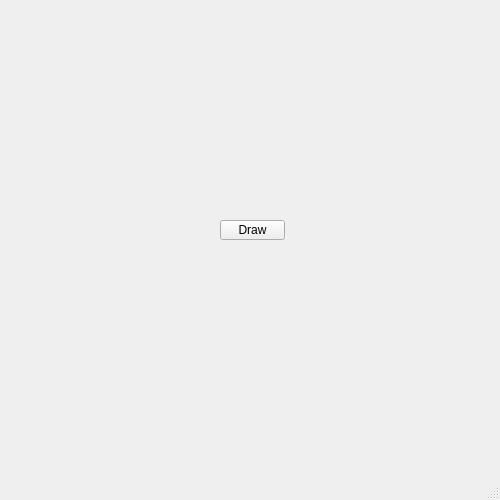
<?xml version="1.0" encoding="UTF-8"?>
<ui version="4.0">
 <class>MainWindow</class>
 <widget class="QMainWindow" name="MainWindow">
  <property name="geometry">
   <rect>
    <x>0</x>
    <y>0</y>
    <width>500</width>
    <height>500</height>
   </rect>
  </property>
  <property name="windowTitle">
   <string>MainWindow</string>
  </property>
  <widget class="QWidget" name="centralwidget">
   <widget class="QPushButton" name="btn">
    <property name="geometry">
     <rect>
      <x>220</x>
      <y>220</y>
      <width>65</width>
      <height>20</height>
     </rect>
    </property>
    <property name="text">
     <string>Draw</string>
    </property>
   </widget>
  </widget>
  <widget class="QStatusBar" name="statusbar"/>
 </widget>
 <resources/>
 <connections/>
</ui>
